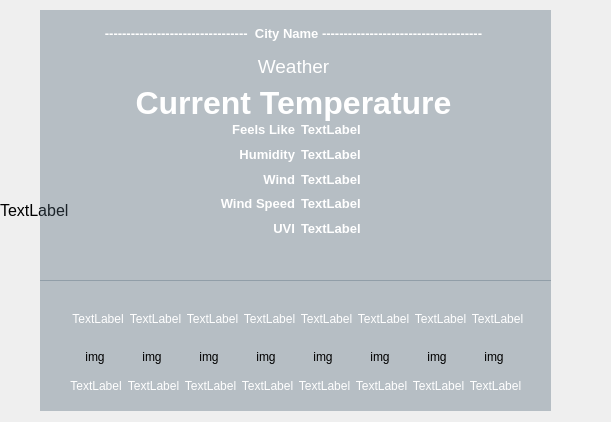
<?xml version="1.0" encoding="UTF-8"?>
<ui version="4.0">
 <class>WeatherInfo</class>
 <widget class="QWidget" name="WeatherInfo">
  <property name="geometry">
   <rect>
    <x>0</x>
    <y>0</y>
    <width>611</width>
    <height>422</height>
   </rect>
  </property>
  <property name="font">
   <font>
    <pointsize>12</pointsize>
   </font>
  </property>
  <property name="windowTitle">
   <string>Form</string>
  </property>
  <widget class="QLabel" name="backGroundImg">
   <property name="geometry">
    <rect>
     <x>0</x>
     <y>0</y>
     <width>611</width>
     <height>421</height>
    </rect>
   </property>
   <property name="text">
    <string>TextLabel</string>
   </property>
  </widget>
  <widget class="QGroupBox" name="groupBox">
   <property name="geometry">
    <rect>
     <x>40</x>
     <y>10</y>
     <width>511</width>
     <height>271</height>
    </rect>
   </property>
   <property name="font">
    <font>
     <pointsize>12</pointsize>
    </font>
   </property>
   <property name="styleSheet">
    <string notr="true">QGroupBox {
border: none;
background-color: rgba(76,100,115 , 90);
color: #FFFFFF;
margin:0px;
}</string>
   </property>
   <property name="title">
    <string/>
   </property>
   <widget class="QWidget" name="layoutWidget">
    <property name="geometry">
     <rect>
      <x>180</x>
      <y>110</y>
      <width>153</width>
      <height>118</height>
     </rect>
    </property>
    <layout class="QHBoxLayout" name="horizontalLayout">
     <item>
      <layout class="QVBoxLayout" name="verticalLayout">
       <item>
        <widget class="QLabel" name="label_3">
         <property name="font">
          <font>
           <pointsize>10</pointsize>
           <bold>true</bold>
          </font>
         </property>
         <property name="styleSheet">
          <string notr="true">QLabel {
color: #FFFFFF;
}</string>
         </property>
         <property name="text">
          <string>Feels Like</string>
         </property>
         <property name="alignment">
          <set>Qt::AlignRight|Qt::AlignTrailing|Qt::AlignVCenter</set>
         </property>
        </widget>
       </item>
       <item>
        <widget class="QLabel" name="label">
         <property name="font">
          <font>
           <pointsize>10</pointsize>
           <bold>true</bold>
          </font>
         </property>
         <property name="styleSheet">
          <string notr="true">QLabel {
color: #FFFFFF;
}</string>
         </property>
         <property name="text">
          <string>Humidity</string>
         </property>
         <property name="alignment">
          <set>Qt::AlignRight|Qt::AlignTrailing|Qt::AlignVCenter</set>
         </property>
        </widget>
       </item>
       <item>
        <widget class="QLabel" name="label_4">
         <property name="font">
          <font>
           <pointsize>10</pointsize>
           <bold>true</bold>
          </font>
         </property>
         <property name="styleSheet">
          <string notr="true">QLabel {
color: #FFFFFF;
}</string>
         </property>
         <property name="text">
          <string>Wind</string>
         </property>
         <property name="alignment">
          <set>Qt::AlignRight|Qt::AlignTrailing|Qt::AlignVCenter</set>
         </property>
        </widget>
       </item>
       <item>
        <widget class="QLabel" name="label_5">
         <property name="font">
          <font>
           <pointsize>10</pointsize>
           <bold>true</bold>
          </font>
         </property>
         <property name="styleSheet">
          <string notr="true">QLabel {
color: #FFFFFF;
}</string>
         </property>
         <property name="text">
          <string>Wind Speed</string>
         </property>
         <property name="alignment">
          <set>Qt::AlignRight|Qt::AlignTrailing|Qt::AlignVCenter</set>
         </property>
        </widget>
       </item>
       <item>
        <widget class="QLabel" name="label_7">
         <property name="font">
          <font>
           <pointsize>10</pointsize>
           <bold>true</bold>
          </font>
         </property>
         <property name="styleSheet">
          <string notr="true">QLabel {
color: #FFFFFF;
}</string>
         </property>
         <property name="text">
          <string>UVI</string>
         </property>
         <property name="alignment">
          <set>Qt::AlignRight|Qt::AlignTrailing|Qt::AlignVCenter</set>
         </property>
        </widget>
       </item>
      </layout>
     </item>
     <item>
      <layout class="QVBoxLayout" name="verticalLayout_2">
       <item>
        <widget class="QLabel" name="feelTemp">
         <property name="font">
          <font>
           <pointsize>10</pointsize>
           <bold>true</bold>
          </font>
         </property>
         <property name="styleSheet">
          <string notr="true">QLabel {
color: #FFFFFF;
}</string>
         </property>
         <property name="text">
          <string>TextLabel</string>
         </property>
        </widget>
       </item>
       <item>
        <widget class="QLabel" name="humidity">
         <property name="font">
          <font>
           <pointsize>10</pointsize>
           <bold>true</bold>
          </font>
         </property>
         <property name="styleSheet">
          <string notr="true">QLabel {
color: #FFFFFF;
}</string>
         </property>
         <property name="text">
          <string>TextLabel</string>
         </property>
        </widget>
       </item>
       <item>
        <widget class="QLabel" name="windDir">
         <property name="font">
          <font>
           <pointsize>10</pointsize>
           <bold>true</bold>
          </font>
         </property>
         <property name="styleSheet">
          <string notr="true">QLabel {
color: #FFFFFF;
}</string>
         </property>
         <property name="text">
          <string>TextLabel</string>
         </property>
        </widget>
       </item>
       <item>
        <widget class="QLabel" name="windSpd">
         <property name="font">
          <font>
           <pointsize>10</pointsize>
           <bold>true</bold>
          </font>
         </property>
         <property name="styleSheet">
          <string notr="true">QLabel {
color: #FFFFFF;
}</string>
         </property>
         <property name="text">
          <string>TextLabel</string>
         </property>
        </widget>
       </item>
       <item>
        <widget class="QLabel" name="uvi">
         <property name="font">
          <font>
           <pointsize>10</pointsize>
           <bold>true</bold>
          </font>
         </property>
         <property name="styleSheet">
          <string notr="true">QLabel {
color: #FFFFFF;
}</string>
         </property>
         <property name="text">
          <string>TextLabel</string>
         </property>
        </widget>
       </item>
      </layout>
     </item>
    </layout>
   </widget>
   <widget class="QWidget" name="layoutWidget">
    <property name="geometry">
     <rect>
      <x>40</x>
      <y>10</y>
      <width>427</width>
      <height>101</height>
     </rect>
    </property>
    <layout class="QVBoxLayout" name="verticalLayout_3">
     <item>
      <widget class="QLabel" name="placeName_lbl">
       <property name="font">
        <font>
         <pointsize>10</pointsize>
         <bold>true</bold>
        </font>
       </property>
       <property name="styleSheet">
        <string notr="true">QLabel {
color: #FFFFFF;
}</string>
       </property>
       <property name="text">
        <string>---------------------------------  City Name -------------------------------------</string>
       </property>
       <property name="alignment">
        <set>Qt::AlignCenter</set>
       </property>
      </widget>
     </item>
     <item>
      <widget class="QLabel" name="c_weather">
       <property name="font">
        <font>
         <pointsize>14</pointsize>
        </font>
       </property>
       <property name="styleSheet">
        <string notr="true">QLabel {
color: #FFFFFF;
}</string>
       </property>
       <property name="text">
        <string>Weather</string>
       </property>
       <property name="alignment">
        <set>Qt::AlignCenter</set>
       </property>
      </widget>
     </item>
     <item>
      <widget class="QLabel" name="c_temp">
       <property name="font">
        <font>
         <pointsize>24</pointsize>
         <bold>true</bold>
        </font>
       </property>
       <property name="styleSheet">
        <string notr="true">QLabel {
color: #FFFFFF;
}</string>
       </property>
       <property name="text">
        <string>Current Temperature</string>
       </property>
       <property name="alignment">
        <set>Qt::AlignCenter</set>
       </property>
      </widget>
     </item>
    </layout>
   </widget>
  </widget>
  <widget class="QGroupBox" name="forcast_group">
   <property name="geometry">
    <rect>
     <x>40</x>
     <y>280</y>
     <width>511</width>
     <height>131</height>
    </rect>
   </property>
   <property name="font">
    <font>
     <pointsize>9</pointsize>
    </font>
   </property>
   <property name="styleSheet">
    <string notr="true">QGroupBox {
border: none;
background-color: rgba(76,100,115 , 90);
color: #001e43;
margin:0px;
}</string>
   </property>
   <property name="title">
    <string/>
   </property>
   <widget class="QWidget" name="layoutWidget">
    <property name="geometry">
     <rect>
      <x>30</x>
      <y>96</y>
      <width>451</width>
      <height>20</height>
     </rect>
    </property>
    <layout class="QHBoxLayout" name="horizontalLayout_2">
     <item>
      <widget class="QLabel" name="temp_0">
       <property name="font">
        <font/>
       </property>
       <property name="styleSheet">
        <string notr="true">QLabel {
color: #FFFFFF;
}</string>
       </property>
       <property name="text">
        <string>TextLabel</string>
       </property>
       <property name="alignment">
        <set>Qt::AlignCenter</set>
       </property>
      </widget>
     </item>
     <item>
      <widget class="QLabel" name="temp_1">
       <property name="font">
        <font/>
       </property>
       <property name="styleSheet">
        <string notr="true">QLabel {
color: #FFFFFF;
}</string>
       </property>
       <property name="text">
        <string>TextLabel</string>
       </property>
       <property name="alignment">
        <set>Qt::AlignCenter</set>
       </property>
      </widget>
     </item>
     <item>
      <widget class="QLabel" name="temp_2">
       <property name="font">
        <font/>
       </property>
       <property name="styleSheet">
        <string notr="true">QLabel {
color: #FFFFFF;
}</string>
       </property>
       <property name="text">
        <string>TextLabel</string>
       </property>
       <property name="alignment">
        <set>Qt::AlignCenter</set>
       </property>
      </widget>
     </item>
     <item>
      <widget class="QLabel" name="temp_3">
       <property name="font">
        <font/>
       </property>
       <property name="styleSheet">
        <string notr="true">QLabel {
color: #FFFFFF;
}</string>
       </property>
       <property name="text">
        <string>TextLabel</string>
       </property>
       <property name="alignment">
        <set>Qt::AlignCenter</set>
       </property>
      </widget>
     </item>
     <item>
      <widget class="QLabel" name="temp_4">
       <property name="font">
        <font/>
       </property>
       <property name="styleSheet">
        <string notr="true">QLabel {
color: #FFFFFF;
}</string>
       </property>
       <property name="text">
        <string>TextLabel</string>
       </property>
       <property name="alignment">
        <set>Qt::AlignCenter</set>
       </property>
      </widget>
     </item>
     <item>
      <widget class="QLabel" name="temp_5">
       <property name="font">
        <font/>
       </property>
       <property name="styleSheet">
        <string notr="true">QLabel {
color: #FFFFFF;
}</string>
       </property>
       <property name="text">
        <string>TextLabel</string>
       </property>
       <property name="alignment">
        <set>Qt::AlignCenter</set>
       </property>
      </widget>
     </item>
     <item>
      <widget class="QLabel" name="temp_6">
       <property name="font">
        <font/>
       </property>
       <property name="styleSheet">
        <string notr="true">QLabel {
color: #FFFFFF;
}</string>
       </property>
       <property name="text">
        <string>TextLabel</string>
       </property>
       <property name="alignment">
        <set>Qt::AlignCenter</set>
       </property>
      </widget>
     </item>
     <item>
      <widget class="QLabel" name="temp_7">
       <property name="font">
        <font/>
       </property>
       <property name="styleSheet">
        <string notr="true">QLabel {
color: #FFFFFF;
}</string>
       </property>
       <property name="text">
        <string>TextLabel</string>
       </property>
       <property name="alignment">
        <set>Qt::AlignCenter</set>
       </property>
      </widget>
     </item>
    </layout>
   </widget>
   <widget class="QWidget" name="layoutWidget">
    <property name="geometry">
     <rect>
      <x>32</x>
      <y>30</y>
      <width>451</width>
      <height>18</height>
     </rect>
    </property>
    <layout class="QHBoxLayout" name="horizontalLayout_3">
     <item>
      <widget class="QLabel" name="dayname_0">
       <property name="styleSheet">
        <string notr="true">QLabel {
color: #FFFFFF;
}</string>
       </property>
       <property name="text">
        <string>TextLabel</string>
       </property>
       <property name="alignment">
        <set>Qt::AlignCenter</set>
       </property>
      </widget>
     </item>
     <item>
      <widget class="QLabel" name="dayname_1">
       <property name="styleSheet">
        <string notr="true">QLabel {
color: #FFFFFF;
}</string>
       </property>
       <property name="text">
        <string>TextLabel</string>
       </property>
       <property name="alignment">
        <set>Qt::AlignCenter</set>
       </property>
      </widget>
     </item>
     <item>
      <widget class="QLabel" name="dayname_2">
       <property name="styleSheet">
        <string notr="true">QLabel {
color: #FFFFFF;
}</string>
       </property>
       <property name="text">
        <string>TextLabel</string>
       </property>
       <property name="alignment">
        <set>Qt::AlignCenter</set>
       </property>
      </widget>
     </item>
     <item>
      <widget class="QLabel" name="dayname_3">
       <property name="styleSheet">
        <string notr="true">QLabel {
color: #FFFFFF;
}</string>
       </property>
       <property name="text">
        <string>TextLabel</string>
       </property>
       <property name="alignment">
        <set>Qt::AlignCenter</set>
       </property>
      </widget>
     </item>
     <item>
      <widget class="QLabel" name="dayname_4">
       <property name="styleSheet">
        <string notr="true">QLabel {
color: #FFFFFF;
}</string>
       </property>
       <property name="text">
        <string>TextLabel</string>
       </property>
       <property name="alignment">
        <set>Qt::AlignCenter</set>
       </property>
      </widget>
     </item>
     <item>
      <widget class="QLabel" name="dayname_5">
       <property name="font">
        <font/>
       </property>
       <property name="styleSheet">
        <string notr="true">QLabel {
color: #FFFFFF;
}</string>
       </property>
       <property name="text">
        <string>TextLabel</string>
       </property>
       <property name="alignment">
        <set>Qt::AlignCenter</set>
       </property>
      </widget>
     </item>
     <item>
      <widget class="QLabel" name="dayname_6">
       <property name="styleSheet">
        <string notr="true">QLabel {
color: #FFFFFF;
}</string>
       </property>
       <property name="text">
        <string>TextLabel</string>
       </property>
       <property name="alignment">
        <set>Qt::AlignCenter</set>
       </property>
      </widget>
     </item>
     <item>
      <widget class="QLabel" name="dayname_7">
       <property name="styleSheet">
        <string notr="true">QLabel {
color: #FFFFFF;
}</string>
       </property>
       <property name="text">
        <string>TextLabel</string>
       </property>
       <property name="alignment">
        <set>Qt::AlignCenter</set>
       </property>
      </widget>
     </item>
    </layout>
   </widget>
   <widget class="QWidget" name="layoutWidget">
    <property name="geometry">
     <rect>
      <x>20</x>
      <y>60</y>
      <width>471</width>
      <height>34</height>
     </rect>
    </property>
    <layout class="QHBoxLayout" name="horizontalLayout_4">
     <item>
      <widget class="QLabel" name="weather_0">
       <property name="enabled">
        <bool>true</bool>
       </property>
       <property name="sizePolicy">
        <sizepolicy hsizetype="Fixed" vsizetype="Fixed">
         <horstretch>0</horstretch>
         <verstretch>0</verstretch>
        </sizepolicy>
       </property>
       <property name="minimumSize">
        <size>
         <width>32</width>
         <height>32</height>
        </size>
       </property>
       <property name="baseSize">
        <size>
         <width>32</width>
         <height>32</height>
        </size>
       </property>
       <property name="font">
        <font/>
       </property>
       <property name="tabletTracking">
        <bool>false</bool>
       </property>
       <property name="styleSheet">
        <string notr="true"/>
       </property>
       <property name="text">
        <string>img</string>
       </property>
       <property name="alignment">
        <set>Qt::AlignCenter</set>
       </property>
       <property name="margin">
        <number>0</number>
       </property>
      </widget>
     </item>
     <item>
      <widget class="QLabel" name="weather_1">
       <property name="enabled">
        <bool>true</bool>
       </property>
       <property name="sizePolicy">
        <sizepolicy hsizetype="Fixed" vsizetype="Fixed">
         <horstretch>0</horstretch>
         <verstretch>0</verstretch>
        </sizepolicy>
       </property>
       <property name="minimumSize">
        <size>
         <width>32</width>
         <height>32</height>
        </size>
       </property>
       <property name="baseSize">
        <size>
         <width>32</width>
         <height>32</height>
        </size>
       </property>
       <property name="font">
        <font/>
       </property>
       <property name="tabletTracking">
        <bool>false</bool>
       </property>
       <property name="styleSheet">
        <string notr="true"/>
       </property>
       <property name="text">
        <string>img</string>
       </property>
       <property name="alignment">
        <set>Qt::AlignCenter</set>
       </property>
       <property name="margin">
        <number>0</number>
       </property>
      </widget>
     </item>
     <item>
      <widget class="QLabel" name="weather_2">
       <property name="enabled">
        <bool>true</bool>
       </property>
       <property name="sizePolicy">
        <sizepolicy hsizetype="Fixed" vsizetype="Fixed">
         <horstretch>0</horstretch>
         <verstretch>0</verstretch>
        </sizepolicy>
       </property>
       <property name="minimumSize">
        <size>
         <width>32</width>
         <height>32</height>
        </size>
       </property>
       <property name="baseSize">
        <size>
         <width>32</width>
         <height>32</height>
        </size>
       </property>
       <property name="font">
        <font/>
       </property>
       <property name="tabletTracking">
        <bool>false</bool>
       </property>
       <property name="styleSheet">
        <string notr="true"/>
       </property>
       <property name="text">
        <string>img</string>
       </property>
       <property name="alignment">
        <set>Qt::AlignCenter</set>
       </property>
       <property name="margin">
        <number>0</number>
       </property>
      </widget>
     </item>
     <item>
      <widget class="QLabel" name="weather_3">
       <property name="enabled">
        <bool>true</bool>
       </property>
       <property name="sizePolicy">
        <sizepolicy hsizetype="Fixed" vsizetype="Fixed">
         <horstretch>0</horstretch>
         <verstretch>0</verstretch>
        </sizepolicy>
       </property>
       <property name="minimumSize">
        <size>
         <width>32</width>
         <height>32</height>
        </size>
       </property>
       <property name="baseSize">
        <size>
         <width>32</width>
         <height>32</height>
        </size>
       </property>
       <property name="font">
        <font/>
       </property>
       <property name="tabletTracking">
        <bool>false</bool>
       </property>
       <property name="styleSheet">
        <string notr="true"/>
       </property>
       <property name="text">
        <string>img</string>
       </property>
       <property name="alignment">
        <set>Qt::AlignCenter</set>
       </property>
       <property name="margin">
        <number>0</number>
       </property>
      </widget>
     </item>
     <item>
      <widget class="QLabel" name="weather_4">
       <property name="enabled">
        <bool>true</bool>
       </property>
       <property name="sizePolicy">
        <sizepolicy hsizetype="Fixed" vsizetype="Fixed">
         <horstretch>0</horstretch>
         <verstretch>0</verstretch>
        </sizepolicy>
       </property>
       <property name="minimumSize">
        <size>
         <width>32</width>
         <height>32</height>
        </size>
       </property>
       <property name="baseSize">
        <size>
         <width>32</width>
         <height>32</height>
        </size>
       </property>
       <property name="font">
        <font/>
       </property>
       <property name="tabletTracking">
        <bool>false</bool>
       </property>
       <property name="styleSheet">
        <string notr="true"/>
       </property>
       <property name="text">
        <string>img</string>
       </property>
       <property name="alignment">
        <set>Qt::AlignCenter</set>
       </property>
       <property name="margin">
        <number>0</number>
       </property>
      </widget>
     </item>
     <item>
      <widget class="QLabel" name="weather_5">
       <property name="enabled">
        <bool>true</bool>
       </property>
       <property name="sizePolicy">
        <sizepolicy hsizetype="Fixed" vsizetype="Fixed">
         <horstretch>0</horstretch>
         <verstretch>0</verstretch>
        </sizepolicy>
       </property>
       <property name="minimumSize">
        <size>
         <width>32</width>
         <height>32</height>
        </size>
       </property>
       <property name="baseSize">
        <size>
         <width>32</width>
         <height>32</height>
        </size>
       </property>
       <property name="font">
        <font/>
       </property>
       <property name="tabletTracking">
        <bool>false</bool>
       </property>
       <property name="styleSheet">
        <string notr="true"/>
       </property>
       <property name="text">
        <string>img</string>
       </property>
       <property name="alignment">
        <set>Qt::AlignCenter</set>
       </property>
       <property name="margin">
        <number>0</number>
       </property>
      </widget>
     </item>
     <item>
      <widget class="QLabel" name="weather_6">
       <property name="enabled">
        <bool>true</bool>
       </property>
       <property name="sizePolicy">
        <sizepolicy hsizetype="Fixed" vsizetype="Fixed">
         <horstretch>0</horstretch>
         <verstretch>0</verstretch>
        </sizepolicy>
       </property>
       <property name="minimumSize">
        <size>
         <width>32</width>
         <height>32</height>
        </size>
       </property>
       <property name="baseSize">
        <size>
         <width>32</width>
         <height>32</height>
        </size>
       </property>
       <property name="font">
        <font/>
       </property>
       <property name="tabletTracking">
        <bool>false</bool>
       </property>
       <property name="styleSheet">
        <string notr="true"/>
       </property>
       <property name="text">
        <string>img</string>
       </property>
       <property name="alignment">
        <set>Qt::AlignCenter</set>
       </property>
       <property name="margin">
        <number>0</number>
       </property>
      </widget>
     </item>
     <item>
      <widget class="QLabel" name="weather_7">
       <property name="enabled">
        <bool>true</bool>
       </property>
       <property name="sizePolicy">
        <sizepolicy hsizetype="Fixed" vsizetype="Fixed">
         <horstretch>0</horstretch>
         <verstretch>0</verstretch>
        </sizepolicy>
       </property>
       <property name="minimumSize">
        <size>
         <width>32</width>
         <height>32</height>
        </size>
       </property>
       <property name="baseSize">
        <size>
         <width>32</width>
         <height>32</height>
        </size>
       </property>
       <property name="font">
        <font/>
       </property>
       <property name="tabletTracking">
        <bool>false</bool>
       </property>
       <property name="styleSheet">
        <string notr="true"/>
       </property>
       <property name="text">
        <string>img</string>
       </property>
       <property name="alignment">
        <set>Qt::AlignCenter</set>
       </property>
       <property name="margin">
        <number>0</number>
       </property>
      </widget>
     </item>
    </layout>
   </widget>
  </widget>
 </widget>
 <resources/>
 <connections/>
</ui>
